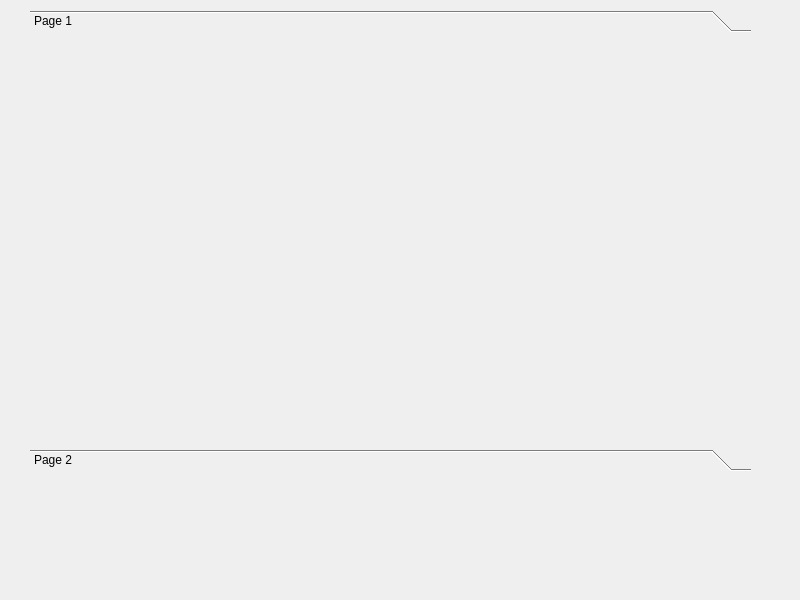
<?xml version="1.0" encoding="UTF-8"?>
<ui version="4.0">
 <class>Dialog</class>
 <widget class="QDialog" name="Dialog">
  <property name="geometry">
   <rect>
    <x>0</x>
    <y>0</y>
    <width>800</width>
    <height>600</height>
   </rect>
  </property>
  <property name="windowTitle">
   <string>Dialog</string>
  </property>
  <widget class="QToolBox" name="toolBox">
   <property name="geometry">
    <rect>
     <x>30</x>
     <y>10</y>
     <width>721</width>
     <height>461</height>
    </rect>
   </property>
   <property name="currentIndex">
    <number>0</number>
   </property>
   <widget class="QWidget" name="page">
    <property name="geometry">
     <rect>
      <x>0</x>
      <y>0</y>
      <width>721</width>
      <height>391</height>
     </rect>
    </property>
    <attribute name="label">
     <string>Page 1</string>
    </attribute>
   </widget>
   <widget class="QWidget" name="page_2">
    <property name="geometry">
     <rect>
      <x>0</x>
      <y>0</y>
      <width>721</width>
      <height>391</height>
     </rect>
    </property>
    <attribute name="label">
     <string>Page 2</string>
    </attribute>
   </widget>
  </widget>
 </widget>
 <resources/>
 <connections/>
</ui>
